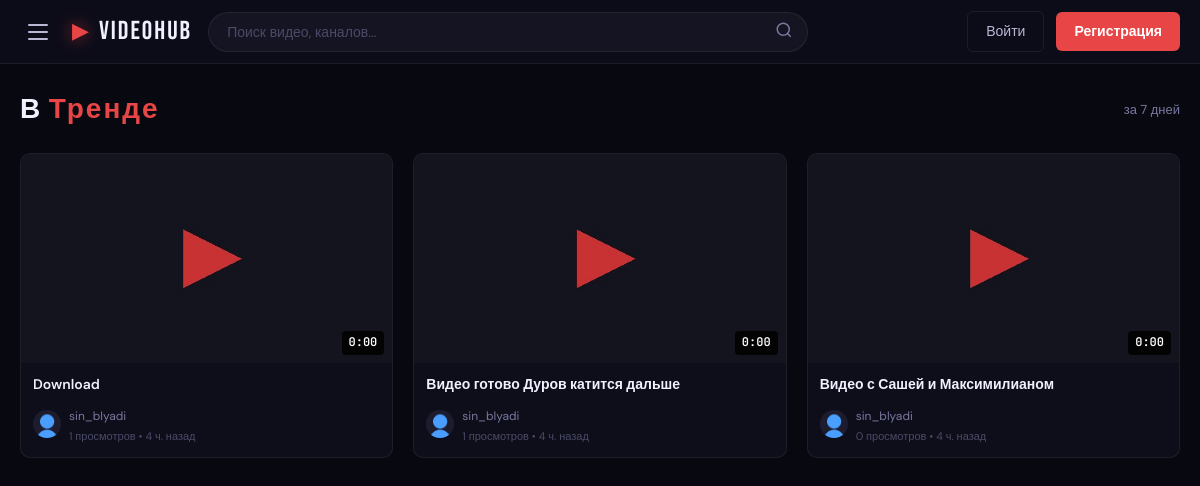
/trending, run on the app's committed database.
### app/models.py (models this page shows, shortened)
class Video(db.Model):
    __tablename__ = 'videos'
    id = db.Column(db.Integer, primary_key=True)
    title = db.Column(db.String(200), nullable=False)
    description = db.Column(db.Text, default='')
    slug = db.Column(db.String(250), unique=True, index=True)
    filename = db.Column(db.String(255), nullable=False)
    thumbnail = db.Column(db.String(255))
    duration = db.Column(db.Integer, default=0)
    file_size = db.Column(db.BigInteger, default=0)
    resolution = db.Column(db.String(20))
    format = db.Column(db.String(20))
    status = db.Column(db.String(20), default='processing')
    visibility = db.Column(db.String(20), default='public')
    views = db.Column(db.Integer, default=0)
    has_360p = db.Column(db.Boolean, default=False)
    has_720p = db.Column(db.Boolean, default=False)
    has_1080p = db.Column(db.Boolean, default=False)
    is_short = db.Column(db.Boolean, default=False)
    user_id = db.Column(db.Integer, db.ForeignKey('users.id'), nullable=False)
    category_id = db.Column(db.Integer, db.ForeignKey('categories.id'))
    created_at = db.Column(db.DateTime, default=lambda: datetime.now(timezone.utc))
    updated_at = db.Column(db.DateTime, default=lambda: datetime.now(timezone.utc), onupdate=lambda: datetime.now(timezone.utc))
    published_at = db.Column(db.DateTime)
    tags = db.relationship('Tag', secondary=video_tags, backref=db.backref('videos', lazy='dynamic'))
    comments = db.relationship('Comment', backref='video', lazy='dynamic', cascade='all, delete-orphan')
    likes = db.relationship('Like', backref='video', lazy='dynamic', cascade='all, delete-orphan')
    def duration_str(self):
        if not self.duration: return '0:00'
        h = self.duration // 3600; m = (self.duration % 3600) // 60; s = self.duration % 60
        return f'{h}:{m:02d}:{s:02d}' if h > 0 else f'{m}:{s:02d}'

class User(UserMixin, db.Model):
    __tablename__ = 'users'
    id = db.Column(db.Integer, primary_key=True)
    username = db.Column(db.String(50), unique=True, nullable=False, index=True)
    email = db.Column(db.String(120), unique=True, nullable=False, index=True)
    password_hash = db.Column(db.String(256))
    display_name = db.Column(db.String(100))
    bio = db.Column(db.Text, default='')
    avatar = db.Column(db.String(255), default='default_avatar.png')
    banner = db.Column(db.String(255))
    role = db.Column(db.String(20), default='user')
    is_verified = db.Column(db.Boolean, default=False)
    is_active = db.Column(db.Boolean, default=True)
    is_banned = db.Column(db.Boolean, default=False)
    ban_reason = db.Column(db.String(255))
    verification_token = db.Column(db.String(100))
    reset_token = db.Column(db.String(100))
    reset_token_expires = db.Column(db.DateTime)
    created_at = db.Column(db.DateTime, default=lambda: datetime.now(timezone.utc))
    last_seen = db.Column(db.DateTime, default=lambda: datetime.now(timezone.utc))
    preferences = db.Column(db.Text, default='{}')
    videos = db.relationship('Video', backref='author', lazy='dynamic', foreign_keys='Video.user_id')
    comments = db.relationship('Comment', backref='author', lazy='dynamic')
    likes = db.relationship('Like', backref='user', lazy='dynamic')
    playlists = db.relationship('Playlist', backref='owner', lazy='dynamic')
    notifications = db.relationship('Notification', backref='user', lazy='dynamic', foreign_keys='Notification.user_id')
    subscribed_to = db.relationship(
        'User', secondary=subscriptions,
        primaryjoin=(subscriptions.c.subscriber_id == id),
        secondaryjoin=(subscriptions.c.channel_id == id),
        backref=db.backref('subscribers', lazy='dynamic'), lazy='dynamic'
    )

### app/routes/main.py (the view)
@main_bp.route('/trending')
def trending():
    week_ago = datetime.now(timezone.utc) - timedelta(days=7)
    videos = Video.query.filter(
        Video.status == 'published', Video.visibility == 'public',
        Video.published_at >= week_ago
    ).order_by(desc(Video.views)).limit(24).all()
    return render_template('trending.html', videos=videos)

### app/utils/context_processors.py (called while the page is built)
def register_context_processors(app):
    @app.context_processor
    def inject_globals():
        from app.models import Category, Notification
        categories = Category.query.all()
        unread = 0
        if current_user.is_authenticated:
            unread = Notification.query.filter_by(user_id=current_user.id, is_read=False).count()
        return dict(g_categories=categories, unread_notifications=unread)

### app/templates/trending.html (shortened to what this page needs)
{% extends "base.html" %}
{% block content %}
<div class="section-header"><h1 class="section-title">В <span>Тренде</span></h1><span class="section-link">за 7 дней</span></div>
{% if videos %}
<div class="video-grid">{% for video in videos %}{% include 'partials/video_card.html' %}{% endfor %}</div>
{% else %}
<div class="empty-state"><div class="empty-icon">📈</div><div class="empty-title">Нет трендовых видео</div></div>
{% endif %}
{% endblock %}

### app/templates/partials/video_card.html (shortened to what this page needs)
{% set v = video %}
<div class="video-card" onclick="window.location.href='{{ url_for('videos.watch', slug=v.slug) }}'">
    <div class="video-thumb-wrap">
        {% if v.thumbnail %}
        <img src="{{ url_for('videos.serve_thumbnail', filename=v.thumbnail) }}"
             alt="{{ v.title }}"
             class="video-thumb"
             loading="lazy"
             onerror="this.parentElement.innerHTML='<div class=\'video-thumb-placeholder\'>▶</div>'">
        {% else %}
        <div class="video-thumb-placeholder">▶</div>
        {% endif %}
        <span class="video-duration">{{ v.duration_str() }}</span>
    </div>
    <div class="video-info">
        <div class="video-title">{{ v.title }}</div>
        <div class="video-meta">
            <a href="{{ url_for('users.profile', username=v.author.username) }}"
               class="video-author-thumb" onclick="event.stopPropagation()">
                <img src="{{ url_for('static', filename='uploads/avatars/' + v.author.avatar) if v.author.avatar and v.author.avatar != 'default_avatar.png' else url_for('static', filename='img/default_avatar.png') }}"
                     alt="{{ v.author.username }}"
                     onerror="this.src='{{ url_for('static', filename='img/default_avatar.png') }}'">
            </a>
            <div class="video-details">
                <a href="{{ url_for('users.profile', username=v.author.username) }}"
                   class="video-author-name" onclick="event.stopPropagation()">
                    {{ v.author.display_name or v.author.username }}
                </a>
                <div class="video-stats">
                    {{ v.views | format_views }} просмотров &bull; {{ v.published_at | timeago if v.published_at }}
                </div>
            </div>
        </div>
    </div>
</div>

### app/static/css/main.css (style rules this page uses)
:root { --bg-0: #080810; --bg-1: #0e0e1a; --bg-2: #141422; --bg-3: #1c1c2e; --bg-4: #24243a; --bg-glass: rgba(14, 14, 26, 0.85); --text-0: #f0f0ff; --text-1: #b8b8d4; --text-2: #7878a0; --text-3: #4a4a68; --accent: #e84646; --accent-dim: rgba(232, 70, 70, 0.15); --accent-hover: #ff5a5a; --gold: #f4b942; --gold-dim: rgba(244, 185, 66, 0.12); --blue: #4a9eff; --green: #42d392; --purple: #9b59ff; --border: rgba(255,255,255,0.07); --border-accent: rgba(232, 70, 70, 0.3); --sidebar-w: 220px; --nav-h: 64px; --radius: 10px; --radius-sm: 6px; --radius-lg: 16px; --shadow-sm: 0 2px 12px rgba(0,0,0,0.4); --shadow-md: 0 8px 32px rgba(0,0,0,0.6); --shadow-lg: 0 20px 60px rgba(0,0,0,0.8); --shadow-glow: 0 0 30px rgba(232,70,70,0.2); --transition: 0.2s cubic-bezier(0.4, 0, 0.2, 1); --transition-slow: 0.4s cubic-bezier(0.4, 0, 0.2, 1); --font-display: 'Bebas Neue', sans-serif; --font-body: 'DM Sans', sans-serif; --font-mono: 'JetBrains Mono', monospace; }
*, *::before, *::after { box-sizing: border-box; margin: 0; padding: 0; }
html { scroll-behavior: smooth; }
body { font-family: var(--font-body); background: var(--bg-0); color: var(--text-0); min-height: 100vh; overflow-x: hidden; line-height: 1.6; }
a { color: inherit; text-decoration: none; transition: color var(--transition); }
img { max-width: 100%; display: block; }
.video-grid { display: grid; grid-template-columns: repeat(auto-fill, minmax(280px, 1fr)); gap: 20px; }
.video-card { border-radius: var(--radius); overflow: hidden; background: var(--bg-1); border: 1px solid var(--border); transition: all var(--transition); cursor: pointer; }
.video-thumb-wrap { position: relative; padding-top: 56.25%; overflow: hidden; background: var(--bg-3); }
.video-thumb { position: absolute; inset: 0; width: 100%; height: 100%; object-fit: cover; transition: transform 0.4s ease; }
.video-duration { position: absolute; bottom: 8px; right: 8px; background: rgba(0,0,0,0.85); color: white; font-size: 12px; font-weight: 600; padding: 2px 7px; border-radius: 4px; font-family: var(--font-mono); }
.video-info { padding: 12px; }
.video-title { font-size: 14px; font-weight: 600; line-height: 1.4; color: var(--text-0); display: -webkit-box; -webkit-line-clamp: 2; -webkit-box-orient: vertical; overflow: hidden; margin-bottom: 8px; }
.video-meta { display: flex; align-items: center; gap: 8px; }
.video-author-thumb { width: 28px; height: 28px; border-radius: 50%; overflow: hidden; flex-shrink: 0; background: var(--bg-3); }
.video-author-thumb img { width: 100%; height: 100%; object-fit: cover; }
.video-details { flex: 1; min-width: 0; }
.video-author-name { font-size: 12px; color: var(--text-2); white-space: nowrap; overflow: hidden; text-overflow: ellipsis; transition: color var(--transition); }
.video-stats { font-size: 11px; color: var(--text-3); }
.section-header { display: flex; align-items: center; justify-content: space-between; margin-bottom: 20px; }
.section-title { font-family: var(--font-display); font-size: 28px; letter-spacing: 2px; color: var(--text-0); }
.section-title span { color: var(--accent); }
.section-link { font-size: 13px; color: var(--text-2); transition: color var(--transition); }

### data on the page
Video: thumbnail (picture), duration_str "0:00", title "Download", avatar (placeholder picture), views "1", published_at "4 ч. назад"
User: author "sin_blyadi"
Video: thumbnail (picture), duration_str "0:00", title "Видео готово Дуров катится дальше", avatar (placeholder picture), views "1", published_at "4 ч. назад"
Video: thumbnail (picture), duration_str "0:00", title "Видео с Сашей и Максимилианом", avatar (placeholder picture), views "0", published_at "4 ч. назад"
